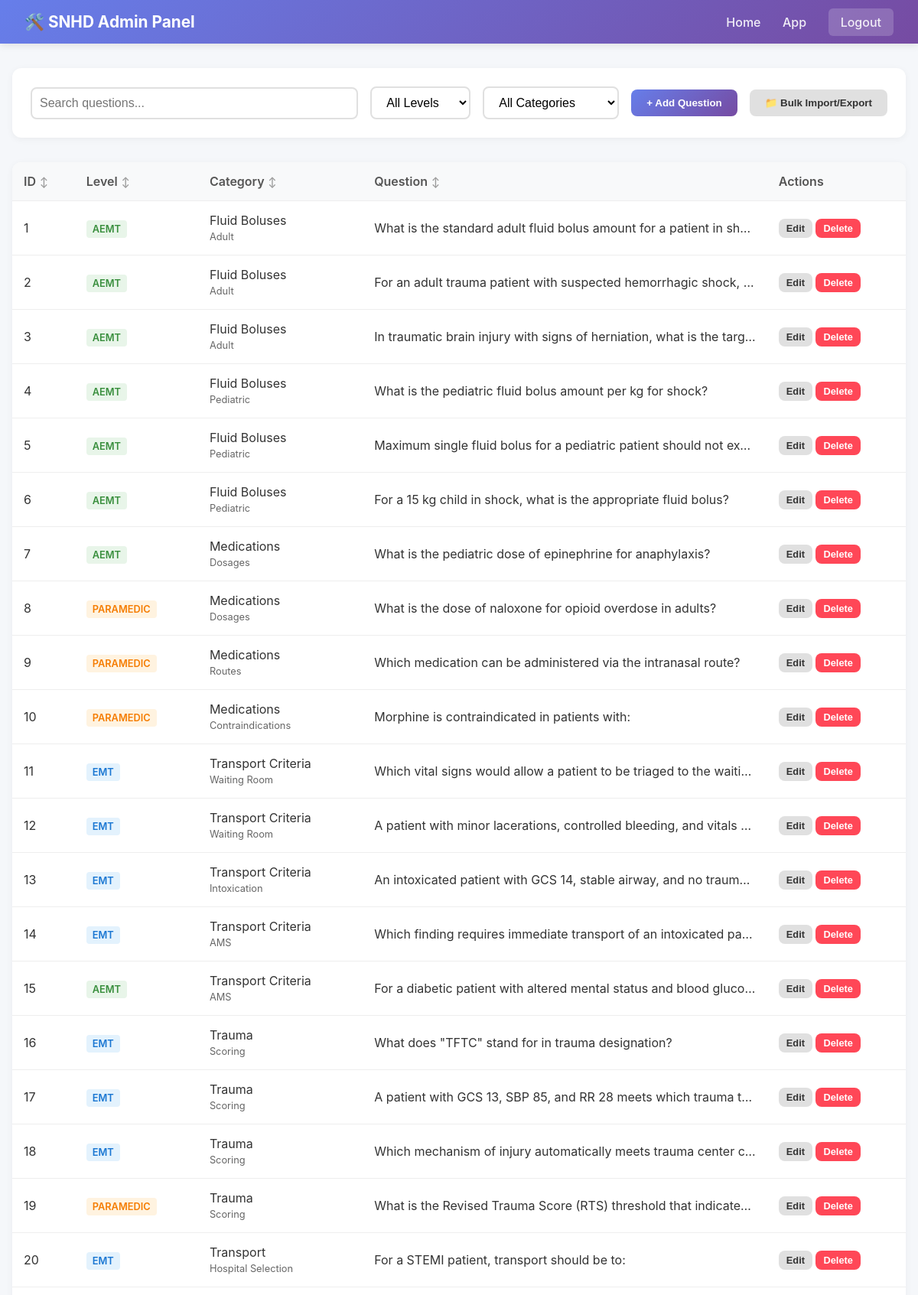
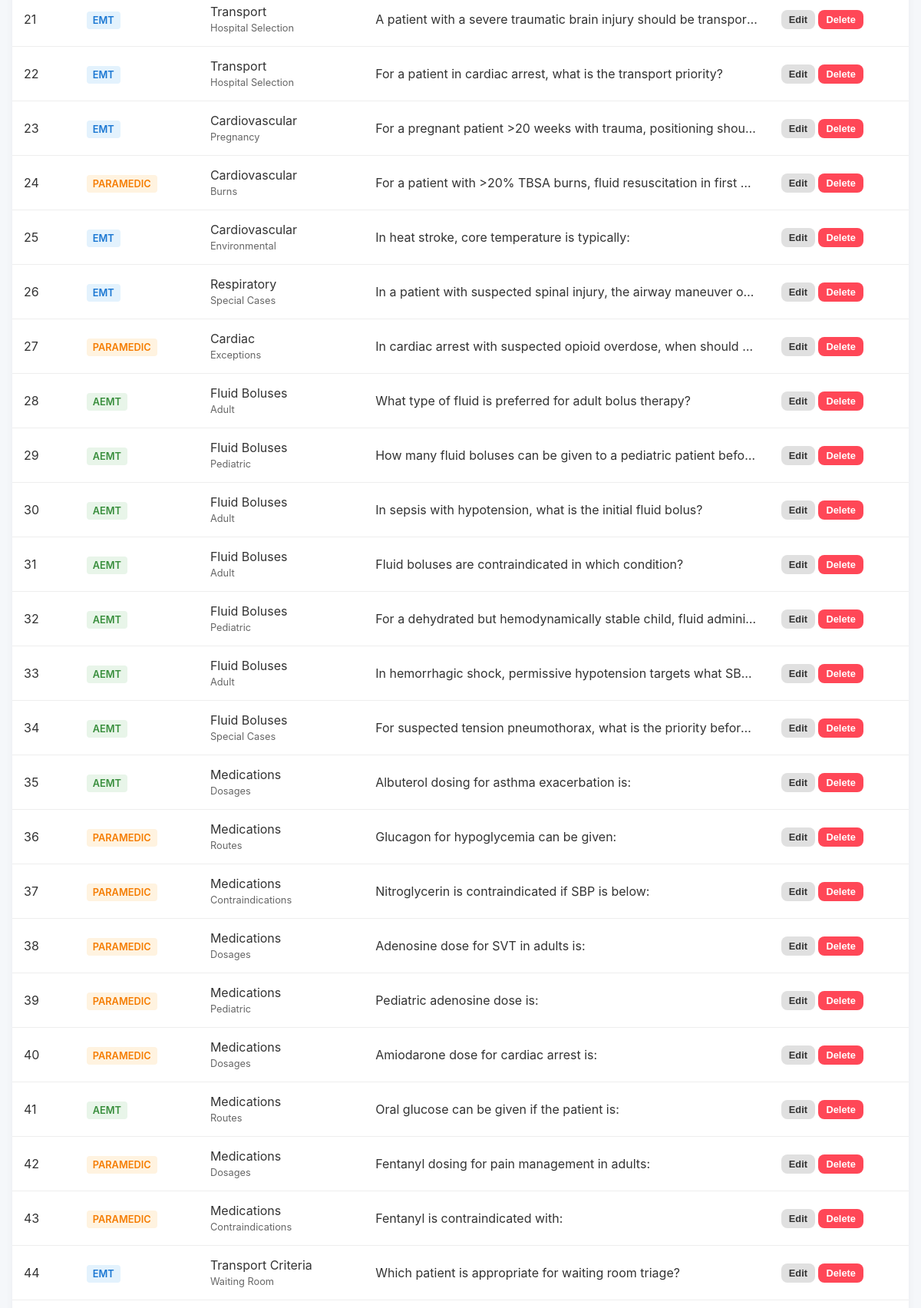
The app's page /admin (signed in, upper part) with its own data (2 pictures, top to bottom).
### app.py (models this page shows, shortened)
class Question(db.Model):
    id = db.Column(db.Integer, primary_key=True)
    level = db.Column(db.String(20))
    category = db.Column(db.String(100))  # Main category (e.g., 'Medications', 'Boluses')
    subcategory = db.Column(db.String(100))  # Subcategory (e.g., 'Adult', 'Pediatric')
    question = db.Column(db.Text)
    options = db.Column(db.Text)  # JSON
    correct_answer = db.Column(db.Integer)
    explanation = db.Column(db.Text)
    source = db.Column(db.String(200))
    def to_dict(self):
        return {
            'id': self.id,
            'level': self.level,
            'category': self.category,
            'subcategory': self.subcategory,
            'question': self.question,
            'options': self.options,
            'correct_answer': self.correct_answer,
            'explanation': self.explanation,
            'source': self.source
        }

### app.py (the view)
@app.route('/admin')
@admin_required
def admin():
    questions = Question.query.all()
    categories = db.session.query(Question.category).distinct().all()
    categories = [c[0] for c in categories if c[0]]
    return render_template('admin.html', questions=questions, categories=categories)

### app.py (called while the page is built)
@app.after_request
def add_security_headers(response):
    response.headers['Content-Security-Policy'] = "default-src 'self'; script-src 'self' 'unsafe-inline'; style-src 'self' 'unsafe-inline';"
    response.headers['X-Content-Type-Options'] = 'nosniff'
    response.headers['X-Frame-Options'] = 'DENY'
    return response

def admin_required(f):
    @wraps(f)
    def decorated_function(*args, **kwargs):
        if not session.get('admin_logged_in'):
            return redirect(url_for('admin_login'))
        return f(*args, **kwargs)
    return decorated_function

### templates/admin.html (shortened to what this page needs)
<!DOCTYPE html>
<html lang="en">
<head>
</head>
<body>
    <nav class="navbar">
        <a href="/dashboard" style="color: white; text-decoration: none;"><h1>🛠️ SNHD Admin Panel</h1></a>
        <div class="nav-links">
            <a href="/dashboard">Home</a>
            <a href="/">App</a>
            <a href="/admin/logout" class="logout-btn">Logout</a>
        </div>
    </nav>
    <div class="container">
        <div class="controls">
            <div class="search-box">
                <input type="text" id="searchInput" placeholder="Search questions..." onkeyup="filterTable()">
            </div>
            <div class="filter-group">
                <select id="levelFilter" onchange="filterTable()">
                    <option value="">All Levels</option>
                </select>
                <select id="categoryFilter" onchange="filterTable()">
                    <option value="">All Categories</option>
                </select>
            </div>
            <button class="btn btn-primary" onclick="openModal('add')">+ Add Question</button>
            <button class="btn btn-secondary" onclick="toggleBulkOps()">📁 Bulk Import/Export</button>
        </div>
        <div class="table-container">
            <table id="questionsTable">
                <thead>
                    <tr>
                        <th onclick="sortTable(0)" class="sort-icon">ID</th>
                        <th onclick="sortTable(1)" class="sort-icon">Level</th>
                        <th onclick="sortTable(2)" class="sort-icon">Category</th>
                        <th onclick="sortTable(3)" class="sort-icon">Question</th>
                        <th>Actions</th>
                    </tr>
                </thead>
                <tbody>
                    {% for q in questions %}
                    <tr data-id="{{ q.id }}" data-level="{{ q.level }}" data-category="{{ q.category }}">
                        <td>{{ q.id }}</td>
                        <td><span class="badge badge-{{ q.level.lower() }}">{{ q.level }}</span></td>
                        <td>{{ q.category }} <br><span style="font-size:0.8em; color:#666">{{ q.subcategory }}</span>
                        </td>
                        <td class="q-text" title="{{ q.question }}">{{ q.question }}</td>
                        <td>
                            <button class="btn btn-secondary" style="padding:5px 10px; font-size:0.8rem"
                                onclick='openModal("edit", {{ q.id }}, {{ q.to_dict() | tojson }})'>Edit</button>
                            <button class="btn btn-danger" style="padding:5px 10px; font-size:0.8rem"
                                onclick="deleteQuestion({{ q.id }})">Delete</button>
                        </td>
                    </tr>
                    {% endfor %}
                </tbody>
            </table>
        </div>
    </div>
</body>
</html>

### templates/admin.html (style rules this page uses)
* { margin: 0; padding: 0; box-sizing: border-box; }
body { font-family: -apple-system, BlinkMacSystemFont, 'Segoe UI', Roboto, sans-serif; background: #f5f7fa; color: #333; min-height: 100vh; }
.navbar { background: linear-gradient(135deg, #667eea 0%, #764ba2 100%); color: white; padding: 1rem 2rem; display: flex; justify-content: space-between; align-items: center; box-shadow: 0 2px 10px rgba(0, 0, 0, 0.1); }
.navbar h1 { font-size: 1.3rem; }
.nav-links a { color: white; text-decoration: none; margin-left: 1.5rem; font-weight: 500; opacity: 0.9; }
.logout-btn { background: rgba(255, 255, 255, 0.2); padding: 0.5rem 1rem; border-radius: 6px; transition: background 0.3s; }
.container { max-width: 1400px; margin: 2rem auto; padding: 0 1rem; }
.controls { background: white; padding: 1.5rem; border-radius: 12px; box-shadow: 0 2px 10px rgba(0, 0, 0, 0.05); margin-bottom: 2rem; display: flex; gap: 1rem; align-items: center; flex-wrap: wrap; }
.search-box { flex: 1; min-width: 200px; }
.search-box input { width: 100%; padding: 10px 15px; border: 2px solid #e0e0e0; border-radius: 8px; font-size: 1rem; }
.filter-group { display: flex; gap: 1rem; }
select { padding: 10px 15px; border: 2px solid #e0e0e0; border-radius: 8px; font-size: 1rem; background: white; cursor: pointer; }
.btn { padding: 10px 20px; border: none; border-radius: 8px; font-weight: 600; cursor: pointer; text-decoration: none; transition: all 0.2s; }
.btn-primary { background: linear-gradient(135deg, #667eea 0%, #764ba2 100%); color: white; }
.btn-danger { background: #ff4757; color: white; }
.btn-secondary { background: #e0e0e0; color: #333; }
.table-container { background: white; border-radius: 12px; box-shadow: 0 2px 10px rgba(0, 0, 0, 0.05); overflow: hidden; overflow-x: auto; }
table { width: 100%; border-collapse: collapse; text-align: left; }
th, td { padding: 15px; border-bottom: 1px solid #eee; }
th { background: #f8f9fa; font-weight: 600; color: #555; cursor: pointer; user-select: none; white-space: nowrap; }
.sort-icon::after { content: '↕'; font-size: 0.8em; margin-left: 5px; color: #999; }
.q-text { max-width: 400px; overflow: hidden; text-overflow: ellipsis; white-space: nowrap; }
.badge { padding: 4px 8px; border-radius: 4px; font-size: 0.8rem; font-weight: 600; }
.badge-emt { background: #e3f2fd; color: #1976d2; }
.badge-aemt { background: #e8f5e9; color: #388e3c; }
.badge-paramedic { background: #fff3e0; color: #f57c00; }
input[type="text"], input[type="number"] { width: 100%; padding: 10px; border: 2px solid #e0e0e0; border-radius: 8px; }

### records on screen
Question: id "1", level "AEMT", category "Fluid Boluses", subcategory "Adult", question "What is the standard adult fluid bolus amount for a patient in sh…"
Question: id "2", level "AEMT", category "Fluid Boluses", subcategory "Adult", question "For an adult trauma patient with suspected hemorrhagic shock,…"
Question: id "3", level "AEMT", category "Fluid Boluses", subcategory "Adult", question "In traumatic brain injury with signs of herniation, what is the targ…"
Question: id "4", level "AEMT", category "Fluid Boluses", subcategory "Pediatric", question "What is the pediatric fluid bolus amount per kg for shock?"
Question: id "5", level "AEMT", category "Fluid Boluses", subcategory "Pediatric", question "Maximum single fluid bolus for a pediatric patient should not ex…"
Question: id "6", level "AEMT", category "Fluid Boluses", subcategory "Pediatric", question "For a 15 kg child in shock, what is the appropriate fluid bolus?"
Question: id "7", level "AEMT", category "Medications", subcategory "Dosages", question "What is the pediatric dose of epinephrine for anaphylaxis?"
Question: id "8", level "PARAMEDIC", category "Medications", subcategory "Dosages", question "What is the dose of naloxone for opioid overdose in adults?"
Question: id "9", level "PARAMEDIC", category "Medications", subcategory "Routes", question "Which medication can be administered via the intranasal route?"
Question: id "10", level "PARAMEDIC", category "Medications", subcategory "Contraindications", question "Morphine is contraindicated in patients with:"
Question: id "11", level "EMT", category "Transport Criteria", subcategory "Waiting Room", question "Which vital signs would allow a patient to be triaged to the waiti…"
Question: id "12", level "EMT", category "Transport Criteria", subcategory "Waiting Room", question "A patient with minor lacerations, controlled bleeding, and vitals…"
Question: id "13", level "EMT", category "Transport Criteria", subcategory "Intoxication", question "An intoxicated patient with GCS 14, stable airway, and no traum…"
Question: id "14", level "EMT", category "Transport Criteria", subcategory "AMS", question "Which finding requires immediate transport of an intoxicated pa…"
Question: id "15", level "AEMT", category "Transport Criteria", subcategory "AMS", question "For a diabetic patient with altered mental status and blood gluco…"
Question: id "16", level "EMT", category "Trauma", subcategory "Scoring", question "What does \"TFTC\" stand for in trauma designation?"
Question: id "17", level "EMT", category "Trauma", subcategory "Scoring", question "A patient with GCS 13, SBP 85, and RR 28 meets which trauma t…"
Question: id "18", level "EMT", category "Trauma", subcategory "Scoring", question "Which mechanism of injury automatically meets trauma center c…"
Question: id "19", level "PARAMEDIC", category "Trauma", subcategory "Scoring", question "What is the Revised Trauma Score (RTS) threshold that indicate…"
Question: id "20", level "EMT", category "Transport", subcategory "Hospital Selection", question "For a STEMI patient, transport should be to:"
Question: id "21", level "EMT", category "Transport", subcategory "Hospital Selection", question "A patient with a severe traumatic brain injury should be transpor…"
Question: id "22", level "EMT", category "Transport", subcategory "Hospital Selection", question "For a patient in cardiac arrest, what is the transport priority?"
Question: id "23", level "EMT", category "Cardiovascular", subcategory "Pregnancy", question "For a pregnant patient >20 weeks with trauma, positioning shou…"
Question: id "24", level "PARAMEDIC", category "Cardiovascular", subcategory "Burns", question "For a patient with >20% TBSA burns, fluid resuscitation in first…"
Question: id "25", level "EMT", category "Cardiovascular", subcategory "Environmental", question "In heat stroke, core temperature is typically:"
Question: id "26", level "EMT", category "Respiratory", subcategory "Special Cases", question "In a patient with suspected spinal injury, the airway maneuver o…"
Question: id "27", level "PARAMEDIC", category "Cardiac", subcategory "Exceptions", question "In cardiac arrest with suspected opioid overdose, when should…"
Question: id "28", level "AEMT", category "Fluid Boluses", subcategory "Adult", question "What type of fluid is preferred for adult bolus therapy?"
Question: id "29", level "AEMT", category "Fluid Boluses", subcategory "Pediatric", question "How many fluid boluses can be given to a pediatric patient befo…"
Question: id "30", level "AEMT", category "Fluid Boluses", subcategory "Adult", question "In sepsis with hypotension, what is the initial fluid bolus?"
Question: id "31", level "AEMT", category "Fluid Boluses", subcategory "Adult", question "Fluid boluses are contraindicated in which condition?"
Question: id "32", level "AEMT", category "Fluid Boluses", subcategory "Pediatric", question "For a dehydrated but hemodynamically stable child, fluid admini…"
Question: id "33", level "AEMT", category "Fluid Boluses", subcategory "Adult", question "In hemorrhagic shock, permissive hypotension targets what SB…"
Question: id "34", level "AEMT", category "Fluid Boluses", subcategory "Special Cases", question "For suspected tension pneumothorax, what is the priority befor…"
Question: id "35", level "AEMT", category "Medications", subcategory "Dosages", question "Albuterol dosing for asthma exacerbation is:"
Question: id "36", level "PARAMEDIC", category "Medications", subcategory "Routes", question "Glucagon for hypoglycemia can be given:"
Question: id "37", level "PARAMEDIC", category "Medications", subcategory "Contraindications", question "Nitroglycerin is contraindicated if SBP is below:"
Question: id "38", level "PARAMEDIC", category "Medications", subcategory "Dosages", question "Adenosine dose for SVT in adults is:"
Question: id "39", level "PARAMEDIC", category "Medications", subcategory "Pediatric", question "Pediatric adenosine dose is:"
Question: id "40", level "PARAMEDIC", category "Medications", subcategory "Dosages", question "Amiodarone dose for cardiac arrest is:"
Question: id "41", level "AEMT", category "Medications", subcategory "Routes", question "Oral glucose can be given if the patient is:"
Question: id "42", level "PARAMEDIC", category "Medications", subcategory "Dosages", question "Fentanyl dosing for pain management in adults:"
Question: id "43", level "PARAMEDIC", category "Medications", subcategory "Contraindications", question "Fentanyl is contraindicated with:"
Question: id "44", level "EMT", category "Transport Criteria", subcategory "Waiting Room", question "Which patient is appropriate for waiting room triage?"
